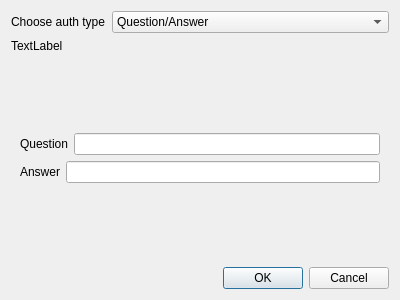
<?xml version="1.0" encoding="UTF-8"?>
<ui version="4.0">
 <class>SMPdialog</class>
 <widget class="QDialog" name="SMPdialog">
  <property name="geometry">
   <rect>
    <x>0</x>
    <y>0</y>
    <width>400</width>
    <height>300</height>
   </rect>
  </property>
  <property name="windowTitle">
   <string>Authorisation</string>
  </property>
  <layout class="QVBoxLayout" name="verticalLayout">
   <item>
    <layout class="QHBoxLayout" name="horizontalLayout">
     <item>
      <widget class="QLabel" name="label">
       <property name="sizePolicy">
        <sizepolicy hsizetype="Preferred" vsizetype="Preferred">
         <horstretch>0</horstretch>
         <verstretch>0</verstretch>
        </sizepolicy>
       </property>
       <property name="text">
        <string>Choose auth type</string>
       </property>
      </widget>
     </item>
     <item>
      <widget class="QComboBox" name="comboBox">
       <property name="sizePolicy">
        <sizepolicy hsizetype="Expanding" vsizetype="Fixed">
         <horstretch>0</horstretch>
         <verstretch>0</verstretch>
        </sizepolicy>
       </property>
       <item>
        <property name="text">
         <string>Question/Answer</string>
        </property>
       </item>
       <item>
        <property name="text">
         <string>Secret phrase</string>
        </property>
       </item>
       <item>
        <property name="text">
         <string>Manual</string>
        </property>
       </item>
      </widget>
     </item>
    </layout>
   </item>
   <item>
    <widget class="QLabel" name="infoLabel">
     <property name="text">
      <string>TextLabel</string>
     </property>
    </widget>
   </item>
   <item>
    <widget class="QStackedWidget" name="stackedWidget">
     <widget class="QWidget" name="page">
      <layout class="QVBoxLayout" name="verticalLayout_2">
       <item>
        <spacer name="verticalSpacer_2">
         <property name="orientation">
          <enum>Qt::Vertical</enum>
         </property>
         <property name="sizeHint" stdset="0">
          <size>
           <width>20</width>
           <height>40</height>
          </size>
         </property>
        </spacer>
       </item>
       <item>
        <layout class="QHBoxLayout" name="horizontalLayout_2">
         <item>
          <widget class="QLabel" name="label_2">
           <property name="text">
            <string>Question</string>
           </property>
          </widget>
         </item>
         <item>
          <widget class="QLineEdit" name="lineEdit"/>
         </item>
        </layout>
       </item>
       <item>
        <layout class="QHBoxLayout" name="horizontalLayout_3">
         <item>
          <widget class="QLabel" name="label_3">
           <property name="text">
            <string>Answer</string>
           </property>
          </widget>
         </item>
         <item>
          <widget class="QLineEdit" name="lineEdit_2"/>
         </item>
        </layout>
       </item>
       <item>
        <spacer name="verticalSpacer">
         <property name="orientation">
          <enum>Qt::Vertical</enum>
         </property>
         <property name="sizeHint" stdset="0">
          <size>
           <width>20</width>
           <height>69</height>
          </size>
         </property>
        </spacer>
       </item>
      </layout>
     </widget>
     <widget class="QWidget" name="page_2">
      <layout class="QVBoxLayout" name="verticalLayout_3">
       <item>
        <spacer name="verticalSpacer_4">
         <property name="orientation">
          <enum>Qt::Vertical</enum>
         </property>
         <property name="sizeHint" stdset="0">
          <size>
           <width>20</width>
           <height>93</height>
          </size>
         </property>
        </spacer>
       </item>
       <item>
        <layout class="QHBoxLayout" name="horizontalLayout_4">
         <item>
          <widget class="QLabel" name="label_4">
           <property name="text">
            <string>Secret phrase</string>
           </property>
          </widget>
         </item>
         <item>
          <widget class="QLineEdit" name="lineEdit_3"/>
         </item>
        </layout>
       </item>
       <item>
        <spacer name="verticalSpacer_3">
         <property name="orientation">
          <enum>Qt::Vertical</enum>
         </property>
         <property name="sizeHint" stdset="0">
          <size>
           <width>20</width>
           <height>92</height>
          </size>
         </property>
        </spacer>
       </item>
      </layout>
     </widget>
     <widget class="QWidget" name="page_3">
      <layout class="QVBoxLayout" name="verticalLayout_4">
       <item>
        <spacer name="verticalSpacer_5">
         <property name="orientation">
          <enum>Qt::Vertical</enum>
         </property>
         <property name="sizeHint" stdset="0">
          <size>
           <width>20</width>
           <height>86</height>
          </size>
         </property>
        </spacer>
       </item>
       <item>
        <widget class="QLabel" name="label_5">
         <property name="text">
          <string>Is this fingerprint right?</string>
         </property>
        </widget>
       </item>
       <item>
        <layout class="QHBoxLayout" name="horizontalLayout_5">
         <item>
          <widget class="QRadioButton" name="radioButton">
           <property name="text">
            <string>I agree</string>
           </property>
          </widget>
         </item>
         <item>
          <widget class="QRadioButton" name="radioButton_2">
           <property name="text">
            <string>I disagree</string>
           </property>
           <property name="checked">
            <bool>true</bool>
           </property>
          </widget>
         </item>
        </layout>
       </item>
       <item>
        <spacer name="verticalSpacer_6">
         <property name="orientation">
          <enum>Qt::Vertical</enum>
         </property>
         <property name="sizeHint" stdset="0">
          <size>
           <width>20</width>
           <height>85</height>
          </size>
         </property>
        </spacer>
       </item>
      </layout>
     </widget>
    </widget>
   </item>
   <item>
    <widget class="QDialogButtonBox" name="buttonBox">
     <property name="orientation">
      <enum>Qt::Horizontal</enum>
     </property>
     <property name="standardButtons">
      <set>QDialogButtonBox::Cancel|QDialogButtonBox::Ok</set>
     </property>
    </widget>
   </item>
  </layout>
 </widget>
 <resources/>
 <connections>
  <connection>
   <sender>buttonBox</sender>
   <signal>accepted()</signal>
   <receiver>SMPdialog</receiver>
   <slot>accept()</slot>
   <hints>
    <hint type="sourcelabel">
     <x>222</x>
     <y>285</y>
    </hint>
    <hint type="destinationlabel">
     <x>157</x>
     <y>274</y>
    </hint>
   </hints>
  </connection>
  <connection>
   <sender>buttonBox</sender>
   <signal>rejected()</signal>
   <receiver>SMPdialog</receiver>
   <slot>reject()</slot>
   <hints>
    <hint type="sourcelabel">
     <x>290</x>
     <y>291</y>
    </hint>
    <hint type="destinationlabel">
     <x>286</x>
     <y>274</y>
    </hint>
   </hints>
  </connection>
  <connection>
   <sender>comboBox</sender>
   <signal>currentIndexChanged(int)</signal>
   <receiver>stackedWidget</receiver>
   <slot>setCurrentIndex(int)</slot>
   <hints>
    <hint type="sourcelabel">
     <x>146</x>
     <y>19</y>
    </hint>
    <hint type="destinationlabel">
     <x>164</x>
     <y>62</y>
    </hint>
   </hints>
  </connection>
  <connection>
   <sender>stackedWidget</sender>
   <signal>currentChanged(int)</signal>
   <receiver>comboBox</receiver>
   <slot>setCurrentIndex(int)</slot>
   <hints>
    <hint type="sourcelabel">
     <x>271</x>
     <y>89</y>
    </hint>
    <hint type="destinationlabel">
     <x>271</x>
     <y>20</y>
    </hint>
   </hints>
  </connection>
 </connections>
</ui>
